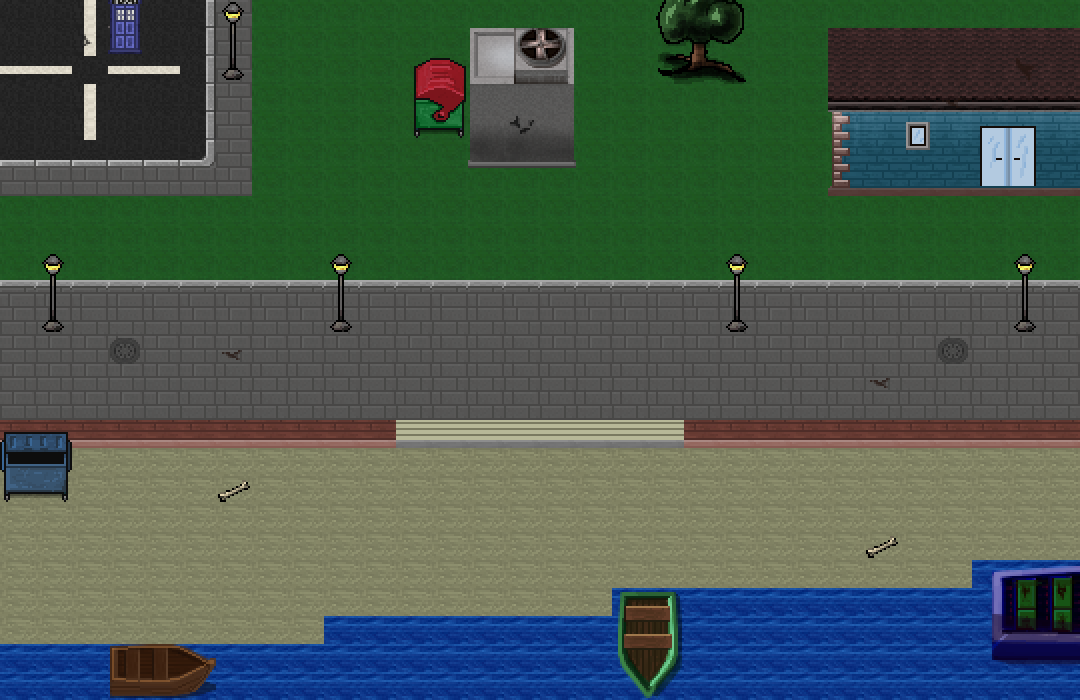

This is a level from a 2D game, rendered from its Tiled map with the project's own tilesets. A one-line summary and the map file follow, with tile-layer data summarised:
An orthogonal 30x25 tile map with 36x28 px tiles, 3 tile layers (Floor, ebene1, ebene2), 1 hidden layer not drawn.

<map version="1.0" orientation="orthogonal" renderorder="right-down" width="30" height="25" tilewidth="36" tileheight="28" nextobjectid="1">
 <tileset firstgid="1" name="sprite_sheet_props_main" tilewidth="36" tileheight="28">
  <image source="../img/sprite_sheet_props_main.png" width="1800" height="1400" />
 </tileset>
 <layer name="Floor" width="30" height="25">
  <data>[750 cells, 750 non-empty, 15 distinct tile ids]</data>
 </layer>
 <layer name="ebene1" width="30" height="25">
  <data>[750 cells, 88 non-empty, 51 distinct tile ids]</data>
 </layer>
 <layer name="walkable" width="30" height="25" visible="0">
  <data>[750 cells, 200 non-empty, 1 distinct tile ids]</data>
 </layer>
 <layer name="ebene2" width="30" height="25">
  <data>[750 cells, 56 non-empty, 48 distinct tile ids]</data>
 </layer>
</map>
